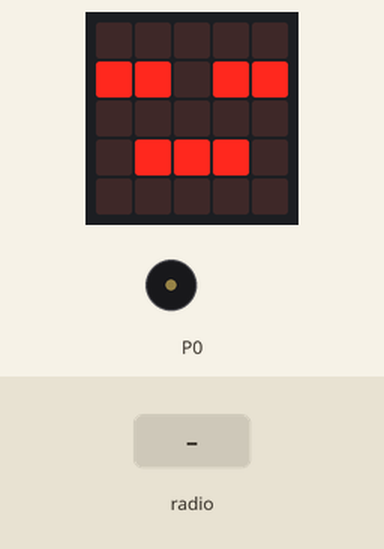
This program was run on a simulated BBC micro:bit (MakeCode). On the bench: the board's 5×5 LED display, buzzer (waves = sounding). Inputs (shaded band) come from the test bench.

Above: at 1.8 s.
1.9 s: radio message "1" arrives
At 2.3 s:
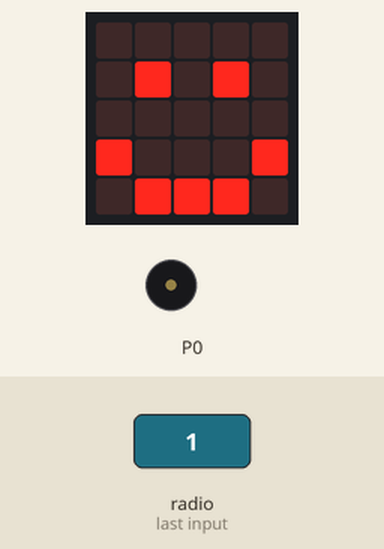
At 2.9 s:
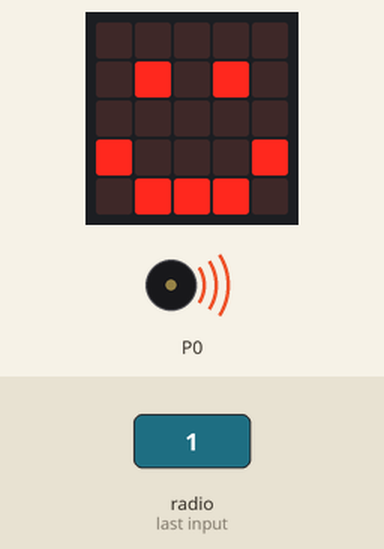
Timing chart, 0 to 8.0 s (numbered marks = the images above; inputs shaded):
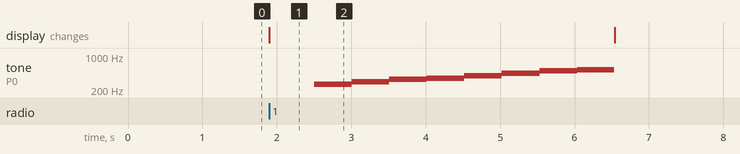

The program:

main.ts
```typescript
radio.onReceivedNumber(function (receivedNumber) {
    basic.showIcon(IconNames.Happy)
    music.play(music.stringPlayable("C D E F G A B C5 ", 120), music.PlaybackMode.UntilDone)
    basic.showIcon(IconNames.Asleep)
})
radio.setGroup(1)
basic.showIcon(IconNames.Asleep)
```

test.ts
```typescript
// テストはここに来ます。このパッケージが拡張機能として使用されるときにはコンパイルされません。
```

Measured:
- after the input at 1.9 s, tone on P0: plays 262 Hz for 0.51 s, 294 Hz for 0.51 s, 330 Hz for 0.51 s, 349 Hz for 0.51 s, 392 Hz for 0.51 s, 440 Hz for 0.51 s … (8 notes in this stretch), starting after 0.60 s; the display: changes at once (image 1)
